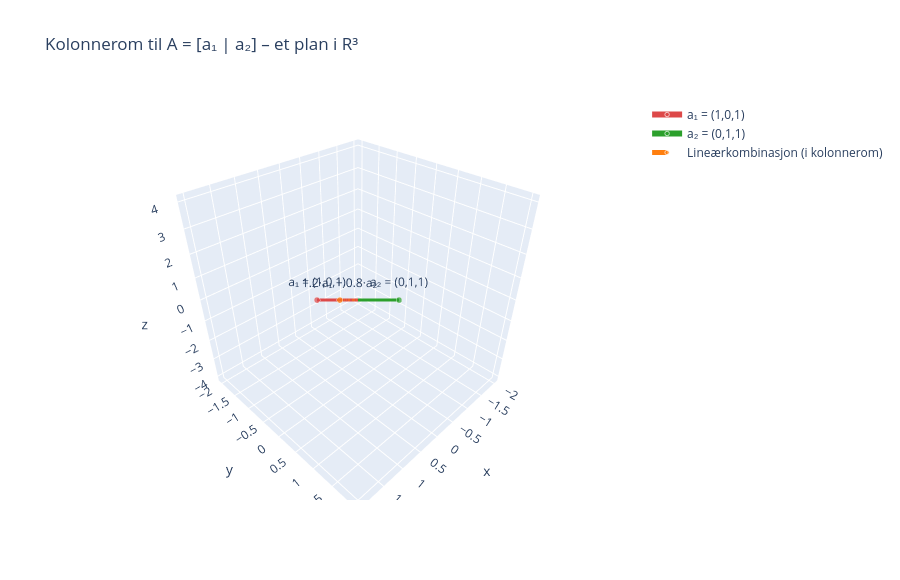

The notebook cell saved with this chart:
### Markdown cell above
---
## 2. Matriser – kolonnevektorer som basis

### Hva *er* egentlig en matrise?

En matrise kan leses på mange måter. Den mest geometrisk fruktbare:

> **En $m \times n$-matrise er en samling av $n$ kolonnevektorer i $\mathbb{R}^m$.**

$$A = \begin{bmatrix} | & | & & | \\ \mathbf{a}_1 & \mathbf{a}_2 & \cdots & \mathbf{a}_n \\ | & | & & | \end{bmatrix}$$

Kolonnevektorene forteller oss: *"Disse retningene spenner ut bildet av matrisen."*

---

### Matrise-vektor-produkt som lineærkombinasjon

Når vi regner $A\mathbf{x}$, kan vi tenke på det slik:

$$A\mathbf{x} = x_1\mathbf{a}_1 + x_2\mathbf{a}_2 + \cdots + x_n\mathbf{a}_n$$

**$\mathbf{x}$ er koeffisientene i en lineærkombinasjon av kolonnene!**

Dette betyr at $A\mathbf{x} = \mathbf{b}$ har en løsning *hvis og bare hvis* $\mathbf{b}$ kan skrives som en lineærkombinasjon av kolonnene i $A$ – altså hvis $\mathbf{b} \in \text{kolonnerom}(A)$.

---

### Standardbasis og basisskifte

Standardbasen i $\mathbb{R}^2$ er $\mathbf{e}_1 = \begin{bmatrix}1\\0\end{bmatrix}$, $\mathbf{e}_2 = \begin{bmatrix}0\\1\end{bmatrix}$.

Enhver vektor $\mathbf{v} = \begin{bmatrix}3\\2\end{bmatrix}$ betyr egentlig: *"3 skritt langs $\mathbf{e}_1$, 2 skritt langs $\mathbf{e}_2$"*.

Men vi *kan velge andre basisvektorer*. Hvis vi velger $\mathbf{b}_1 = \begin{bmatrix}2\\1\end{bmatrix}$, $\mathbf{b}_2 = \begin{bmatrix}0\\1\end{bmatrix}$, så beskrives den samme vektoren med *andre koordinater* – men den peker fortsatt samme sted i rommet.

> Koordinater er *ikke* vektoren selv – de er oppskriften på å nå vektoren *i en gitt basis*.

### Code cell
# VISUALISERING: Kolonnerom til en 3x2-matrise – et plan i R^3
# Kolonnene a1, a2 spenner ut et plan (kolonnerommet)

a1 = np.array([1, 0, 1])
a2 = np.array([0, 1, 1])

# Spenner ut planet med lineærkombinasjoner
s = np.linspace(-2, 2, 15)
t = np.linspace(-2, 2, 15)
S, T = np.meshgrid(s, t)
X = S * a1[0] + T * a2[0]
Y = S * a1[1] + T * a2[1]
Z = S * a1[2] + T * a2[2]

fig = go.Figure()

# Kolonnerommet (planet)
fig.add_trace(go.Surface(
    x=X, y=Y, z=Z,
    opacity=0.4,
    colorscale=[[0, '#4C72B0'], [1, '#4C72B0']],
    showscale=False,
    name='Kolonnerom C(A)'
))

# Kolonnevektorene
for vec, color, label in [
    (a1, '#DD4949', 'a₁ = (1,0,1)'),
    (a2, '#2CA02C', 'a₂ = (0,1,1)')
]:
    fig.add_trace(go.Scatter3d(
        x=[0, vec[0]], y=[0, vec[1]], z=[0, vec[2]],
        mode='lines+markers+text',
        line=dict(color=color, width=6),
        marker=dict(size=[2, 7], color=color),
        text=['', label],
        textposition='top center',
        name=label
    ))

# En vektor i kolonnerommet (lineærkombinasjon)
combo = 1.2 * a1 + 0.8 * a2
fig.add_trace(go.Scatter3d(
    x=[0, combo[0]], y=[0, combo[1]], z=[0, combo[2]],
    mode='lines+markers+text',
    line=dict(color='#FF7F0E', width=5, dash='dash'),
    marker=dict(size=[2, 7], color='#FF7F0E'),
    text=['', '1.2·a₁ + 0.8·a₂'],
    textposition='top center',
    name='Lineærkombinasjon (i kolonnerom)'
))

fig.update_layout(
    title='Kolonnerom til A = [a₁ | a₂] – et plan i R³',
    scene=dict(
        xaxis_title='x', yaxis_title='y', zaxis_title='z',
        aspectmode='cube'
    ),
    height=580
)
fig.show()

### Figure 1 — Plotly figure (JSON) as saved in the notebook; plotly's stock layout.template omitted (floating-point values rounded to 4 significant figures; data arrays with more than 128 entries replaced by an {"elided": "..."} marker saying what was removed)
{"data": [{"colorscale": [[0, "#4C72B0"], [1, "#4C72B0"]], "name": "Kolonnerom C(A)", "opacity": 0.4, "showscale": false, "x": {"elided": "15x15 float values"}, "y": {"elided": "15x15 float values"}, "z": {"elided": "15x15 float values"}, "type": "surface"}, {"line": {"color": "#DD4949", "width": 6}, "marker": {"color": "#DD4949", "size": [2, 7]}, "mode": "lines+markers+text", "name": "a₁ = (1,0,1)", "text": ["", "a₁ = (1,0,1)"], "textposition": "top center", "x": [0, 1], "y": [0, 0], "z": [0, 1], "type": "scatter3d"}, {"line": {"color": "#2CA02C", "width": 6}, "marker": {"color": "#2CA02C", "size": [2, 7]}, "mode": "lines+markers+text", "name": "a₂ = (0,1,1)", "text": ["", "a₂ = (0,1,1)"], "textposition": "top center", "x": [0, 0], "y": [0, 1], "z": [0, 1], "type": "scatter3d"}, {"line": {"color": "#FF7F0E", "dash": "dash", "width": 5}, "marker": {"color": "#FF7F0E", "size": [2, 7]}, "mode": "lines+markers+text", "name": "Lineærkombinasjon (i kolonnerom)", "text": ["", "1.2·a₁ + 0.8·a₂"], "textposition": "top center", "x": [0, 1.2], "y": [0, 0.8], "z": [0, 2.0], "type": "scatter3d"}], "layout": {"scene": {"xaxis": {"title": {"text": "x"}}, "yaxis": {"title": {"text": "y"}}, "zaxis": {"title": {"text": "z"}}, "aspectmode": "cube"}, "title": {"text": "Kolonnerom til A = [a₁ | a₂] – et plan i R³"}, "height": 580}}
